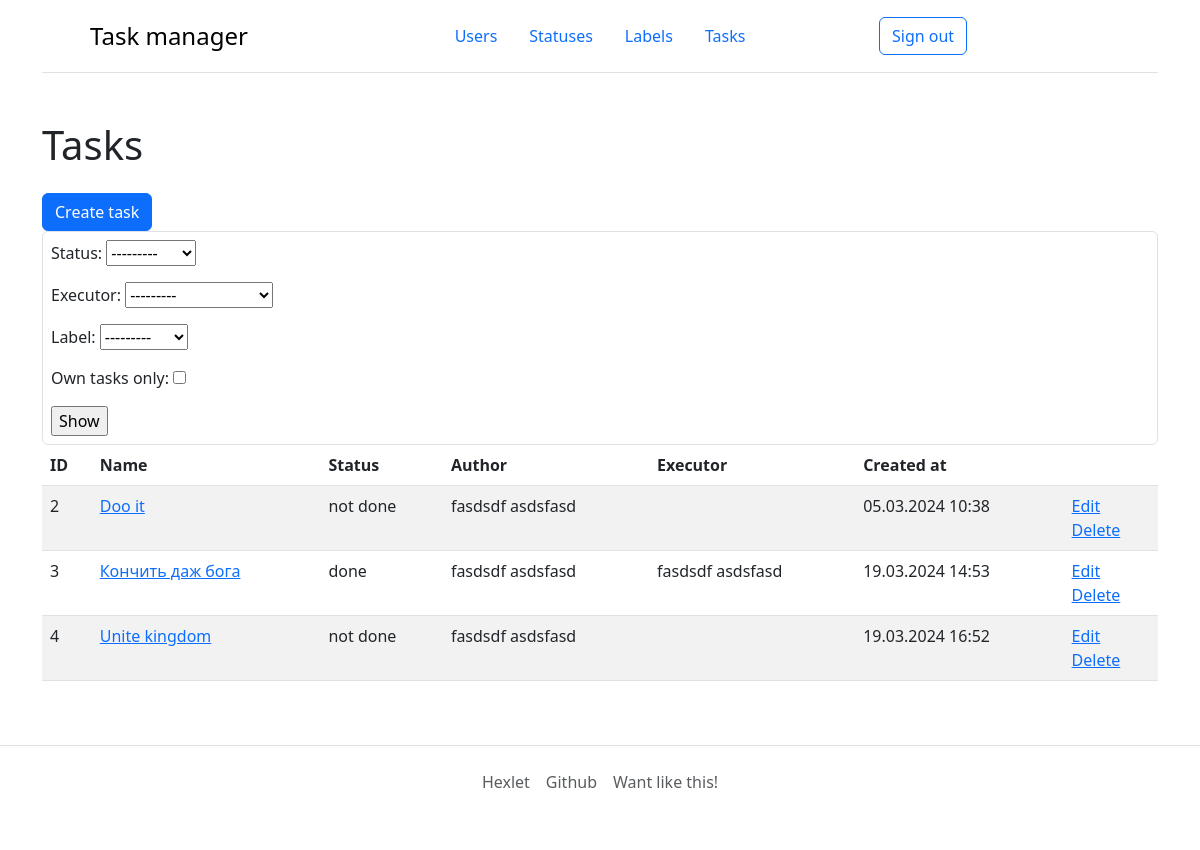
Page /tasks/ (signed in) on the committed database.
### task_manager/statuses/models.py (models this page shows)
class Status(models.Model):
    name = models.CharField(max_length=255, unique=True)
    created_at = models.DateTimeField(auto_now_add=True)
    def __str__(self):
        return self.name
    class Meta:
        verbose_name = _('Status')
        verbose_name_plural = _('Statuses')

### task_manager/labels/models.py (models this page shows)
class Label(models.Model):
    name = models.CharField(max_length=255,
                            unique=True)
    created_at = models.DateTimeField(auto_now_add=True)
    def __str__(self):
        return self.name
    class Meta:
        verbose_name = _('Label')

### task_manager/tasks/models.py (models this page shows)
class Task(models.Model):
    name = models.CharField(max_length=255, unique=True)
    description = models.TextField(blank=True)
    author = models.ForeignKey(User, on_delete=models.PROTECT)
    status = models.ForeignKey(Status, on_delete=models.PROTECT)
    label_set = models.ManyToManyField(Label, through='Membership')
    executor = models.ForeignKey(User, on_delete=models.PROTECT, null=True,
                                 blank=True, related_name='tasks_todo')
    created_at = models.DateTimeField(auto_now_add=True)
    class Meta:
        verbose_name = _('Task')

### task_manager/tasks/views.py (the view)
# urls.py: path('', TaskListView.as_view(), name='tasks_index'),
class TaskListView(LoginRequired, FilterView,
                   ListView):
    model = Task
    template_name = 'tasks/index.html'
    context_object_name = 'tasks'
    filterset_class = TaskFilter

### task_manager/service_tools/permissions.py (called while the page is built)
    def dispatch(self, request, *args, **kwargs):
        if not request.user.is_authenticated:
            messages.error(request, self.err_message)
            return redirect(reverse_lazy('login'))
        return super().dispatch(request, *args, **kwargs) # noqa

### task_manager/users/models.py (called while the page is built)
def __str__(self):
    return self.get_full_name()

### task_manager/templates/tasks/index.html (shortened to what this page needs)
{% extends 'basement.html' %}
{% load django_bootstrap5 i18n %}
{% block content %}
<h1 class="my-4">{% trans 'Tasks' %}</h1>
<form action="{% url 'tasks_create' %}">
    {% trans 'Create task' as button_name %}
    {% bootstrap_button button_type='submit' content=button_name %}
</form>
<div class="text-start container border rounded p-2">
	<form class="form m-0" action="" method="get">
		{{ filter.form.as_p }}
		<input type="submit" name="filter" value="{% translate 'Show' %}">
	</form>
</div>
<table class="table table-striped">
    <thead>
        <tr>
            <th>ID</th>
            <th>{% trans 'Name' %}</th>
            <th>{% trans 'Status' %}</th>
            <th>{% trans 'Author' %}</th>
            <th>{% trans 'Executor' %}</th>
            <th>{% trans 'Created at' %}</th>
            <th></th>
        </tr>
    </thead>
    {% if tasks %}
    <tbody>
        {% for task in tasks %}
        <tr>
            <td>{{ task.pk }}</td>
            <td><a href="{% url 'tasks_detail' task.pk %}">{{ task.name }}</a></td>
            <td>{{ task.status.name }}</td>
            <td>{{ task.author.full_name }}</td>
            <td>{{ task.executor.full_name }}</td>
            <td>{{ task.created_at|date:"d.m.Y H:i" }}</td>
            <td>
                <a href="{% url 'tasks_update' task.pk %}">{% trans 'Edit' %}</a>
                <br>
                <a href="{% url 'tasks_delete' task.pk %}">{% trans 'Delete' %}</a>
            </td>
        </tr>
        {% endfor %}
    </tbody>
    {% endif %}
</table>
{% endblock %}

### rows in the picture
Task: pk "2", name "Doo it", status.name "not done", author.full_name "fasdsdf asdsfasd", created_at "05.03.2024 10:38"
Task: pk "3", name "Кончить даж бога", status.name "done", author.full_name "fasdsdf asdsfasd", executor.full_name "fasdsdf asdsfasd", created_at "19.03.2024 14:53"
Task: pk "4", name "Unite kingdom", status.name "not done", author.full_name "fasdsdf asdsfasd", created_at "19.03.2024 16:52"

### other values in the picture
{{ title_ }} "Task manager"
